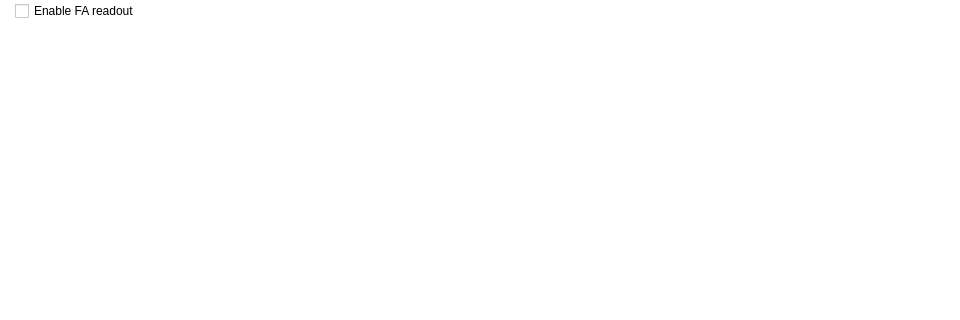
<?xml version="1.0" encoding="UTF-8"?>
<ui version="4.0">
 <class>FA</class>
 <widget class="QMainWindow" name="FA">
  <property name="geometry">
   <rect>
    <x>0</x>
    <y>0</y>
    <width>960</width>
    <height>320</height>
   </rect>
  </property>
  <property name="sizePolicy">
   <sizepolicy hsizetype="Minimum" vsizetype="Minimum">
    <horstretch>0</horstretch>
    <verstretch>0</verstretch>
   </sizepolicy>
  </property>
  <property name="windowTitle">
   <string>FA data</string>
  </property>
  <property name="styleSheet">
   <string notr="true">background-color: rgb(255, 255, 255);</string>
  </property>
  <property name="Title" stdset="0">
   <string>$(DEVICE): FA amplitudes</string>
  </property>
  <widget class="QWidget" name="centralwidget">
   <widget class="caCartesianPlot" name="cacartesianplot">
    <property name="geometry">
     <rect>
      <x>0</x>
      <y>20</y>
      <width>480</width>
      <height>150</height>
     </rect>
    </property>
    <property name="Title" stdset="0">
     <string notr="true">FA data: A</string>
    </property>
    <property name="TitleX">
     <string notr="true">FA samples</string>
    </property>
    <property name="TitleY">
     <string notr="true">amplitude</string>
    </property>
    <property name="channels_1" stdset="0">
     <string notr="true">;$(DEVICE):signals:fa.A</string>
    </property>
    <property name="color_1">
     <color>
      <red>0</red>
      <green>0</green>
      <blue>0</blue>
     </color>
    </property>
   </widget>
   <widget class="caCartesianPlot" name="cacartesianplot_2">
    <property name="geometry">
     <rect>
      <x>0</x>
      <y>170</y>
      <width>480</width>
      <height>150</height>
     </rect>
    </property>
    <property name="Title" stdset="0">
     <string notr="true">FA data: C</string>
    </property>
    <property name="TitleX">
     <string notr="true">FA samples</string>
    </property>
    <property name="TitleY">
     <string notr="true">amplitude</string>
    </property>
    <property name="channels_1" stdset="0">
     <string notr="true">;$(DEVICE):signals:fa.C</string>
    </property>
    <property name="color_1">
     <color>
      <red>0</red>
      <green>0</green>
      <blue>0</blue>
     </color>
    </property>
   </widget>
   <widget class="caCartesianPlot" name="cacartesianplot_3">
    <property name="geometry">
     <rect>
      <x>480</x>
      <y>170</y>
      <width>480</width>
      <height>150</height>
     </rect>
    </property>
    <property name="Title" stdset="0">
     <string notr="true">FA data: D</string>
    </property>
    <property name="TitleX">
     <string notr="true">FA samples</string>
    </property>
    <property name="TitleY">
     <string notr="true">amplitude</string>
    </property>
    <property name="channels_1" stdset="0">
     <string notr="true">;$(DEVICE):signals:fa.D</string>
    </property>
    <property name="color_1">
     <color>
      <red>0</red>
      <green>0</green>
      <blue>0</blue>
     </color>
    </property>
   </widget>
   <widget class="caCartesianPlot" name="cacartesianplot_4">
    <property name="geometry">
     <rect>
      <x>480</x>
      <y>20</y>
      <width>480</width>
      <height>150</height>
     </rect>
    </property>
    <property name="Title" stdset="0">
     <string notr="true">FA data: B</string>
    </property>
    <property name="TitleX">
     <string notr="true">FA samples</string>
    </property>
    <property name="TitleY">
     <string notr="true">amplitude</string>
    </property>
    <property name="channels_1" stdset="0">
     <string notr="true">;$(DEVICE):signals:fa.B</string>
    </property>
    <property name="color_1">
     <color>
      <red>0</red>
      <green>0</green>
      <blue>0</blue>
     </color>
    </property>
   </widget>
   <widget class="caToggleButton" name="catogglebutton">
    <property name="geometry">
     <rect>
      <x>15</x>
      <y>0</y>
      <width>136</width>
      <height>22</height>
     </rect>
    </property>
    <property name="text">
     <string>Enable FA readout</string>
    </property>
    <property name="channel" stdset="0">
     <string notr="true">$(DEVICE):signals:fa.SCAN</string>
    </property>
    <property name="trueValue">
     <string>2</string>
    </property>
   </widget>
  </widget>
 </widget>
 <customwidgets>
  <customwidget>
   <class>QwtPlot</class>
   <extends>QFrame</extends>
   <header>qwt_plot.h</header>
  </customwidget>
  <customwidget>
   <class>caToggleButton</class>
   <extends>QCheckBox</extends>
   <header>caToggleButton</header>
  </customwidget>
  <customwidget>
   <class>caCartesianPlot</class>
   <extends>QwtPlot</extends>
   <header>caCartesianPlot</header>
  </customwidget>
 </customwidgets>
 <resources/>
 <connections/>
</ui>
